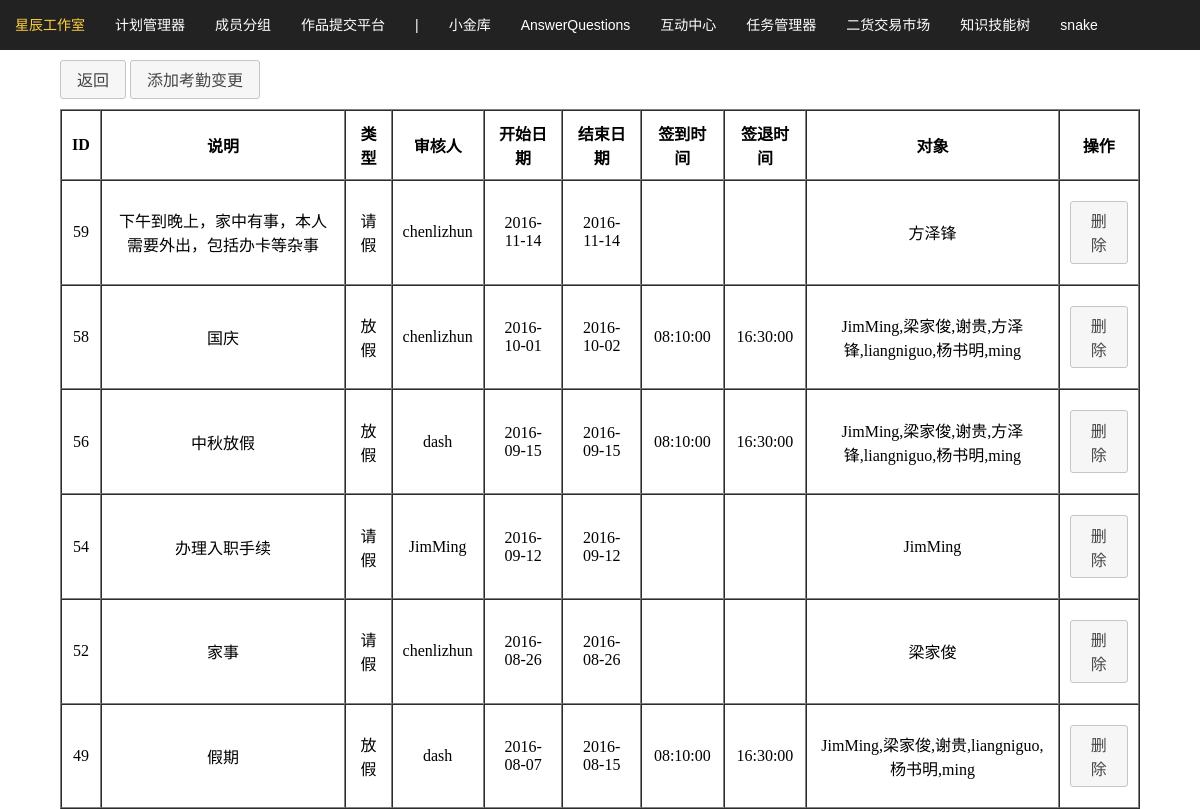
Screenshot of /mark_plan/manage_sign_other_rule.php (signed in) with the database file from the repository.
### tables this page shows
CREATE TABLE IF NOT EXISTS `sign_other_rule` (
  `id` int(11) NOT NULL AUTO_INCREMENT,
  `type` varchar(50) NOT NULL,
  `note` varchar(100) DEFAULT NULL,
  `start_date` date NOT NULL,
  `end_date` date NOT NULL,
  `start_time` time DEFAULT NULL,
  `end_time` time DEFAULT NULL,
  `users` varchar(100) NOT NULL,
  `user_id` int(11) NOT NULL,
  PRIMARY KEY (`id`)
);

CREATE TABLE IF NOT EXISTS `users` (
  `id` int(11) NOT NULL AUTO_INCREMENT,
  `username` varchar(50) NOT NULL,
  `password` varchar(50) NOT NULL,
  `role` varchar(10) NOT NULL,
  `star` int(11) NOT NULL,
  `face_url` varchar(200) NOT NULL COMMENT '头像路径',
  PRIMARY KEY (`id`)
);

### mark_plan/inc/db.php (called while the page is built, shortened)
<?php
	class db{
		public $db;
		public function __construct(){
			$this->db = new mysqli('127.0.0.1','root','gzittc123456','star');
			$this->db->set_charset("utf8");
		}
		public function query($sql){
			return $this->db->query($sql);
		}
		public function fetch($result){
			$data = array();
			if($result){
				while($row = $result->fetch_assoc()){
					$data[] = $row;
				}
			}
			return $data;
		}
		public function select($table,$where=NULL,$other=NULL){
			$sql = 'SELECT * FROM `' . $table . '` ';
			$result = $this->query($sql.$other);
			return $this->fetch($result);
		}
		public function select_one($table,$where=NULL,$other=NULL){
			$sql = 'SELECT * FROM `' . $table . '` ';
			if($where){
				$sql .= ' WHERE ';
				foreach($where as $k => $v){
					$sql .= ' `' . $k . '` = \'' . $v . '\' AND ';
				}
				$sql = substr($sql,0,-4);
			}
			$result = $this->query($sql.$other);
			return $result->fetch_assoc();
		}
	}
?>

### mark_plan/manage_sign_other_rule.php (the view, shortened to what this page needs)
<?php
	$db = new db;
	$other_rules = $db->select('sign_other_rule',NULL,' order by id desc');
?>
<!doctype html>
<html>
<head>
	<link rel="stylesheet" href="script/jquery_ui/jquery-ui.min.css">
</head>
<body>
	<?php include('../top.php'); ?>
	<div class="main">
		<a href="index.php" class="tool_btn">返回</a>
		<a href="new_sign_other_rule.php" class="tool_btn">添加考勤变更</a>
		<table width="100%" border="1" cellpadding="0" cellspacing="0">
			<tr>
				<th>ID</th>
				<th>说明</th>
				<th>类型</th>
				<th>审核人</th>
				<th>开始日期</th>
				<th>结束日期</th>
				<th>签到时间</th>
				<th>签退时间</th>
				<th>对象</th>
				<th>操作</th>
			</tr>
			<?php foreach($other_rules as $v){ ?>
			<tr>
				<td><?= $v['id']; ?></td>
				<td><?= $v['note']; ?></td>
				<td><?= $v['type']; ?></td>
				<td>
					<?php
						$user = $db->select_one('users',array('id'=>$v['user_id']));
						echo $user['username'];
					?>
				</td>
				<td><?= $v['start_date']; ?></td>
				<td><?= $v['end_date']; ?></td>
				<td><?= $v['start_time']; ?></td>
				<td><?= $v['end_time']; ?></td>
				<td>
					<?php
						$users = $db->fetch($db->query("select username from users where id in(".$v['users'].")"));
						$dt = array();
						foreach($users as $vx){
							$dt[] = $vx['username'];
						}
						echo implode(',',$dt);
					?>
				</td>
				<td><a href="manage_sign_other_rule.php?event=del&id=<?= $v['id']; ?>" class="tool_btn" onclick="return confirm('确认删除？');">删除</a></td>
			</tr>
			<?php } ?>
		</table>
	</div>
</body>
</html>

### mark_plan/manage_sign_other_rule.php (style rules this page uses)
.tool_btn { margin:10px 0; }
.main { width: 90%; margin:0 auto; }
table { text-align: center; }
table td, table th { padding: 10px; }

### top.php (style rules this page uses)
* { margin: 0; padding: 0; list-style: none; text-decoration: none; color: inherit; }

### rows the page displays
sign_other_rule: id "59", note "下午到晚上，家中有事，本人需要外出，包括办卡等杂事", type "请假", user.username "chenlizhun", start_date "2016-11-14", end_date "2016-11-14", dt "方泽锋"
sign_other_rule: id "58", note "国庆", type "放假", user.username "chenlizhun", start_date "2016-10-01", end_date "2016-10-02", start_time "08:10:00", end_time "16:30:00", dt "JimMing,梁家俊,谢贵,方泽锋,liangniguo,杨书明,ming"
sign_other_rule: id "56", note "中秋放假", type "放假", user.username "dash", start_date "2016-09-15", end_date "2016-09-15", start_time "08:10:00", end_time "16:30:00", dt "JimMing,梁家俊,谢贵,方泽锋,liangniguo,杨书明,ming"
sign_other_rule: id "54", note "办理入职手续", type "请假", user.username "JimMing", start_date "2016-09-12", end_date "2016-09-12", dt "JimMing"
sign_other_rule: id "52", note "家事", type "请假", user.username "chenlizhun", start_date "2016-08-26", end_date "2016-08-26", dt "梁家俊"
sign_other_rule: id "49", note "假期", type "放假", user.username "dash", start_date "2016-08-07", end_date "2016-08-15", start_time "08:10:00", end_time "16:30:00", dt "JimMing,梁家俊,谢贵,liangniguo,杨书明,ming"
